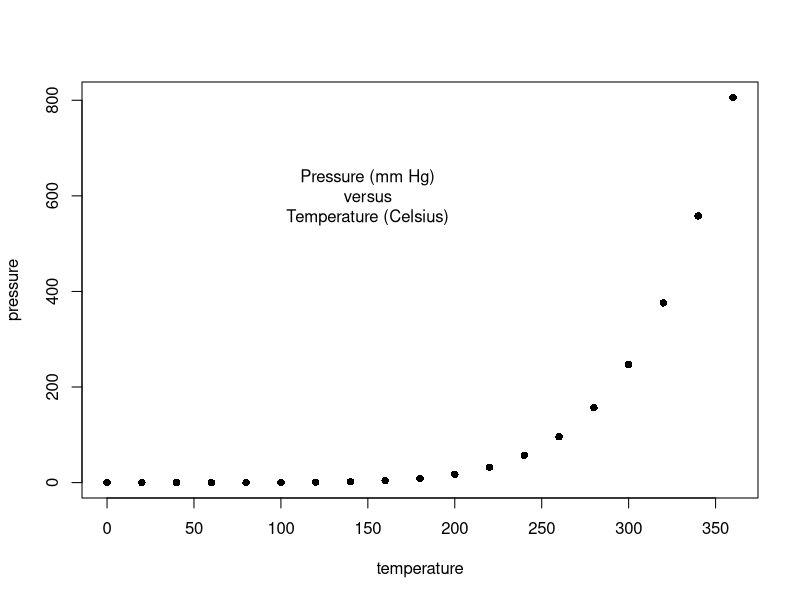
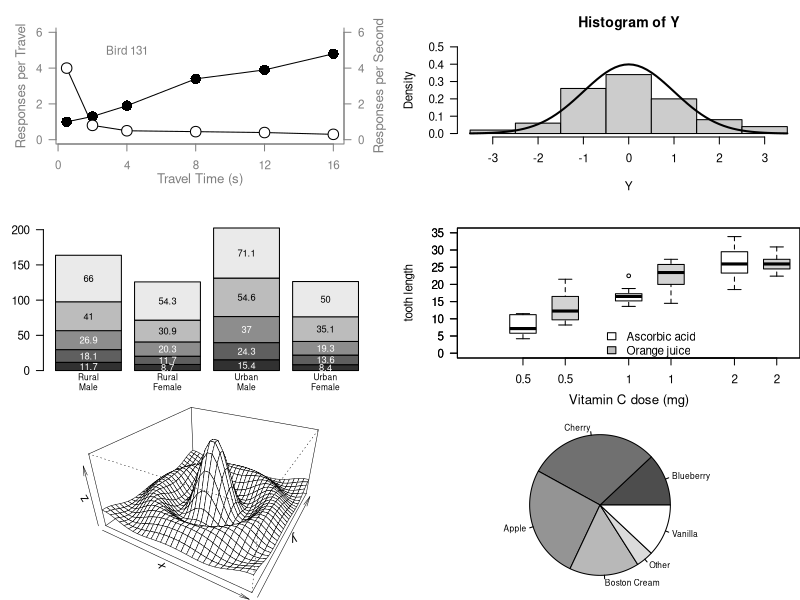
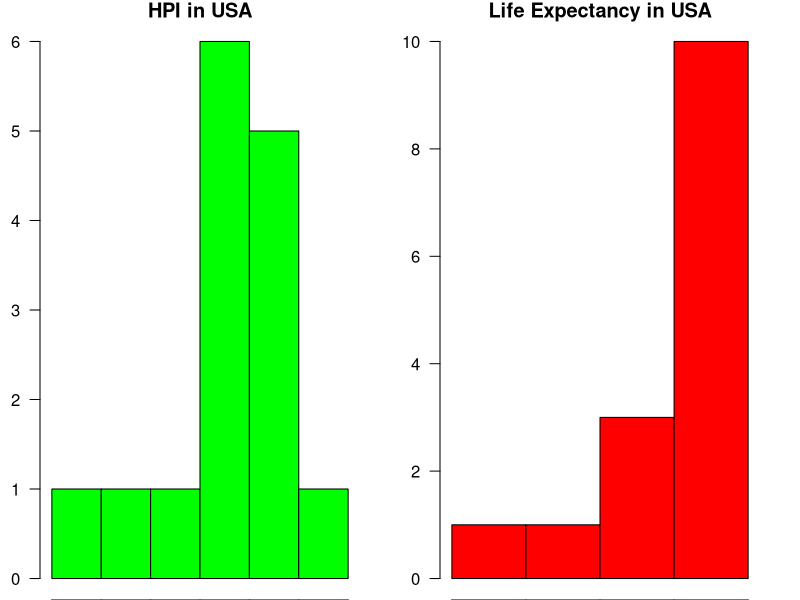

The R script that drew these images, in order:
## ---- chunk 1

plot(pressure, pch=16)  # Can you change pch?
text(150, 600, 
     "Pressure (mm Hg)\nversus\nTemperature (Celsius)")

## ---- chunk 2

# Setting the parameter (3 rows by 2 cols)
par(mfrow=c(3, 2))

# Scatterplot
# Note the incremental additions

x <- c(0.5, 2, 4, 8, 12, 16)
y1 <- c(1, 1.3, 1.9, 3.4, 3.9, 4.8)
y2 <- c(4, .8, .5, .45, .4, .3)

# Setting label orientation, margins c(bottom, left, top, right) & text size
par(las=1, mar=c(4, 4, 2, 4), cex=.7) 
plot.new()
plot.window(range(x), c(0, 6))
lines(x, y1)
lines(x, y2)
points(x, y1, pch=16, cex=2) # Try different cex value?  
points(x, y2, pch=21, bg="white", cex=2)  # Different background color
par(col="gray50", fg="gray50", col.axis="gray50")
axis(1, at=seq(0, 16, 4)) # What is the first number standing for?
axis(2, at=seq(0, 6, 2))
axis(4, at=seq(0, 6, 2))
box(bty="u")
mtext("Travel Time (s)", side=1, line=2, cex=0.8)
mtext("Responses per Travel", side=2, line=2, las=0, cex=0.8)
mtext("Responses per Second", side=4, line=2, las=0, cex=0.8)
text(4, 5, "Bird 131")
par(mar=c(5.1, 4.1, 4.1, 2.1), col="black", fg="black", col.axis="black")

## ---- chunk 3

# Histogram
# Random data
Y <- rnorm(50)
# Make sure no Y exceed [-3.5, 3.5]
Y[Y < -3.5 | Y > 3.5] <- NA # Selection/set range
x <- seq(-3.5, 3.5, .1)
dn <- dnorm(x)
par(mar=c(4.5, 4.1, 3.1, 0))
hist(Y, breaks=seq(-3.5, 3.5), ylim=c(0, 0.5), 
     col="gray80", freq=FALSE)
lines(x, dnorm(x), lwd=2)
par(mar=c(5.1, 4.1, 4.1, 2.1))


## ---- chunk 4

# Barplot
par(mar=c(2, 3.1, 2, 2.1)) 
midpts <- barplot(VADeaths, 
                  col=gray(0.1 + seq(1, 9, 2)/11), 
                  names=rep("", 4))
mtext(sub(" ", "\n", colnames(VADeaths)),
      at=midpts, side=1, line=0.5, cex=0.5)
text(rep(midpts, each=5), apply(VADeaths, 2, cumsum) - VADeaths/2,
     VADeaths, 
     col=rep(c("white", "black"), times=3:2), 
     cex=0.8)
par(mar=c(5.1, 4.1, 4.1, 2.1))  

## ---- chunk 5

# Boxplot
par(mar=c(3, 4.1, 2, 0))
boxplot(len ~ dose, data = ToothGrowth,
        boxwex = 0.25, at = 1:3 - 0.2,
        subset= supp == "VC", col="white",
        xlab="",
        ylab="tooth length", ylim=c(0,35))
mtext("Vitamin C dose (mg)", side=1, line=2.5, cex=0.8)
boxplot(len ~ dose, data = ToothGrowth, add = TRUE,
        boxwex = 0.25, at = 1:3 + 0.2,
        
        subset= supp == "OJ")
legend(1.5, 9, c("Ascorbic acid", "Orange juice"), 
       fill = c("white", "gray"), 
       bty="n")
par(mar=c(5.1, 4.1, 4.1, 2.1))
## ---- chunk 6

# Persp
x <- seq(-10, 10, length= 30)
y <- x
f <- function(x,y) { r <- sqrt(x^2+y^2); 10 * sin(r)/r }
z <- outer(x, y, f)
z[is.na(z)] <- 1
# 0.5 to include z axis label
par(mar=c(0, 0.5, 0, 0), lwd=0.5)
persp(x, y, z, theta = 30, phi = 30, 
      expand = 0.5)
par(mar=c(5.1, 4.1, 4.1, 2.1), lwd=1)
## ---- chunk 7

# Piechart
par(mar=c(0, 2, 1, 2), xpd=FALSE, cex=0.5)
pie.sales <- c(0.12, 0.3, 0.26, 0.16, 0.04, 0.12)
names(pie.sales) <- c("Blueberry", "Cherry",
                      "Apple", "Boston Cream", "Other", "Vanilla")
pie(pie.sales, col = gray(seq(0.3,1.0,length=6))) 

## ---- chunk 8

Years <- c(2006,2007,2008, 2009, 2010, 2011, 2012, 2013, 2014, 2015, 2016, 2017, 2018, 2019, 2020)

HPIUSA <- c(34.3, 35.9, 36.4, 37.9, 37.2, 38.1, 38.6, 39, 38.6, 37.7, 37.2, 38.3, 37.4, 37.4, 39.7)

LEUSA <- c(77.9, 78.1, 78.3, 78.5, 78.7, 78.8, 78.9, 78.9, 78.9, 78.9, 78.9, 78.9, 78.9, 78.9, 77.4)

par(mfrow=c(1, 2))
hist(HPIUSA, main="HPI in USA", col="green")
hist(LEUSA, main="Life Expectancy in USA", col="red")
